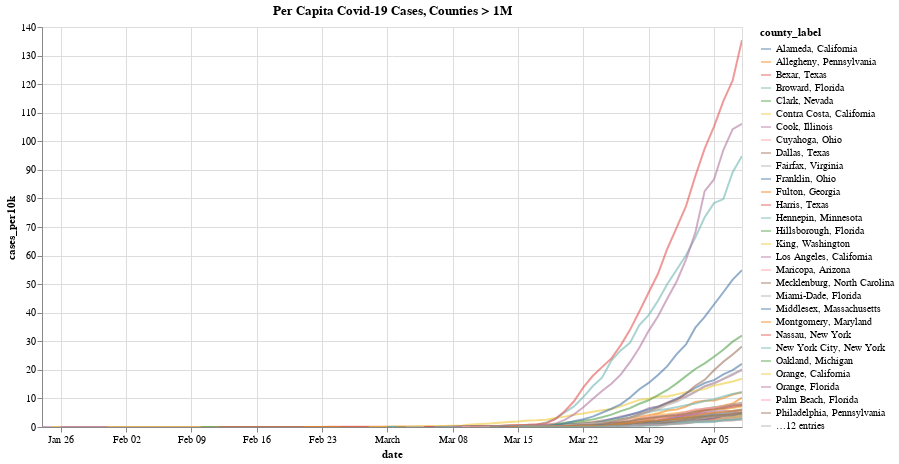

Notebook source saved alongside this figure:
### Code cell
# cumulative cases for counties with > 1 million people
# save data as JSON for better performance with Altair

cases_percap_url = 'cases_percap.json'

cases_percap[cases_percap.TOT_POP > 1000000].to_json(cases_percap_url, orient = 'records')

# can't figure out why the file url isn't working, can read it in just fine with open('cases_percap.json')
# these data are small enough for just saving the dataset with the chart though
cases_percap_big = cases_percap.loc[cases_percap.TOT_POP > 1000000, 
                                    ['date', 'cases', 'cases_per10k', 'county_label', 'cases_new_per1k', 'STNAME', 'TOT_POP']]

(alt.Chart(cases_percap_big)
    .mark_line(color = 'grey', opacity = 0.6)
    .encode(x = 'date:T',
            y = 'cases_per10k:Q',
            color = 'county_label:N',
            tooltip = ['county_label:N', 'cases:Q'])
    .properties(height = 400, 
                width = 700,
               title = 'Per Capita Covid-19 Cases, Counties > 1M')
    .interactive())

### Figure 1 — Vega-Lite specification as saved in the notebook (floating-point values rounded to 4 significant figures; data arrays with more than 128 entries replaced by an {"elided": "..."} marker saying what was removed)
{"config": {"view": {"continuousWidth": 400, "continuousHeight": 300}}, "data": {"name": "data-73da72bd6e2d476d3bac76bbfbd11519"}, "mark": {"type": "line", "color": "grey", "opacity": 0.6}, "encoding": {"color": {"type": "nominal", "field": "county_label"}, "tooltip": [{"type": "nominal", "field": "county_label"}, {"type": "quantitative", "field": "cases"}], "x": {"type": "temporal", "field": "date"}, "y": {"type": "quantitative", "field": "cases_per10k"}}, "height": 400, "selection": {"selector026": {"type": "interval", "bind": "scales", "encodings": ["x", "y"]}}, "title": "Per Capita Covid-19 Cases, Counties > 1M", "width": 700, "$schema": "https://vega.github.io/schema/vega-lite/v4.0.0.json", "datasets": {"data-73da72bd6e2d476d3bac76bbfbd11519": {"elided": "1609 records"}}}
